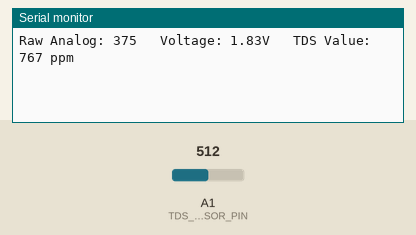
Recording of a sketch running on a simulated Arduino Uno, built with avr-gcc and run on an emulated ATmega328P. On the bench: the last lines printed to the serial monitor. The test bench sets the inputs (shaded band); at power-on: A1 (TDS_SENSOR_PIN) = 512.

Above: at 1.2 s.
1.3 s: A1 (TDS_SENSOR_PIN) set to 716
At 2.3 s:
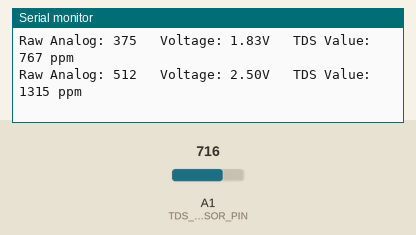
2.8 s: A1 (TDS_SENSOR_PIN) set to 810
At 3.9 s:
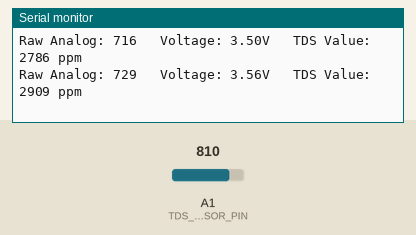
Timing chart, 0 to 5.8 s (numbered marks = the images above; inputs shaded):
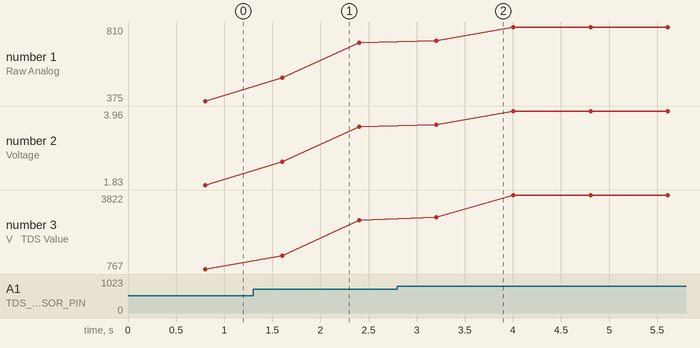

Measured:
- after the input at 2.8 s, the serial monitor: prints a new line after 0.41 s (image 2)
- plotted number 1: 375 → 716 after the input at 1.3 s, 716 → 810 after the input at 2.8 s
- plotted number 2: 1.83 → 3.5 after the input at 1.3 s, 3.5 → 3.96 after the input at 2.8 s
- plotted number 3: 767 → 2786 after the input at 1.3 s, 2786 → 3822 after the input at 2.8 s

The sketch:

TDS_Module_Code.ino
```cpp
/*
  TDS (Total Dissolved Solids) Sensor Reader

  This sketch reads the value from a gravity-style analog TDS sensor and
  displays the TDS value in Parts Per Million (PPM) on the Serial Monitor.

  Connections:
  - TDS Sensor VCC to Arduino 5V
  - TDS Sensor GND to Arduino GND
  - TDS Sensor Analog Output (A/S) to Arduino A1
*/

// Define the analog pin where the TDS sensor is connected.
#define TDS_SENSOR_PIN A1

// Voltage reference for the ADC (Analog-to-Digital Converter).
// 5.0V for Arduino Uno.
#define VREF 5.0

// Number of samples to take for averaging. This helps to get a more stable reading.
#define SCOUNT 30

// Array to store the analog readings for averaging.
int analogBuffer[SCOUNT];

// Index for the circular buffer.
int analogBufferIndex = 0;

// Variables to hold the current and average analog values.
float averageVoltage = 0;
float tdsValue = 0;

void setup() {
  // Start serial communication at 9600 baud rate for debugging.
  Serial.begin(9600);

  // Set the pin mode for the sensor pin.
  pinMode(TDS_SENSOR_PIN, INPUT);
}

void loop() {
  static unsigned long analogSampleTimepoint = millis();

  // Take a reading every 40 milliseconds.
  if (millis() - analogSampleTimepoint > 40U) {
    analogSampleTimepoint = millis();
    // Store the current reading in the buffer.
    analogBuffer[analogBufferIndex] = analogRead(TDS_SENSOR_PIN);
    // Increment the buffer index.
    analogBufferIndex++;
    // If the buffer is full, reset the index to 0 to overwrite old values.
    if (analogBufferIndex == SCOUNT) {
      analogBufferIndex = 0;
    }
  }

  static unsigned long printTimepoint = millis();

  // Print the calculated TDS value to the serial monitor every 800 milliseconds.
  if (millis() - printTimepoint > 800U) {
    printTimepoint = millis();

    // Create a temporary buffer to sort the readings for noise reduction.
    int tempBuffer[SCOUNT];
    for(int i=0; i<SCOUNT; i++) {
      tempBuffer[i] = analogBuffer[i];
    }

    // Sort the temporary buffer using a simple bubble sort.
    for (int i = 0; i < SCOUNT - 1; i++) {
      for (int j = 0; j < SCOUNT - i - 1; j++) {
        if (tempBuffer[j] > tempBuffer[j + 1]) {
          int temp = tempBuffer[j];
          tempBuffer[j] = tempBuffer[j + 1];
          tempBuffer[j + 1] = temp;
        }
      }
    }

    // Calculate the average of the middle range of values from the *sorted* buffer to reject outliers.
    unsigned long avgValue = 0;
    for (int i = SCOUNT/4; i < SCOUNT*3/4; i++) {
      avgValue += tempBuffer[i];
    }
    float averageAnalog = (float)avgValue / (SCOUNT / 2);

    // Convert the analog reading to voltage.
    averageVoltage = averageAnalog * VREF / 1024.0;

    // Convert voltage to TDS value (PPM)
    // This formula is a common approximation for many generic TDS sensors and assumes a water temperature of 25°C.
    // For accurate readings, you MUST calibrate your sensor with a standard TDS solution.
    float compensationCoefficient=1.0+0.02*(25.0-25.0); // Temperature compensation (set to 25C for simplicity)
    float compensationVoltage=averageVoltage/compensationCoefficient;

    tdsValue = (133.42 * compensationVoltage * compensationVoltage * compensationVoltage - 255.86 * compensationVoltage * compensationVoltage + 857.39 * compensationVoltage) * 0.5;

    // Print the results to the Serial Monitor.
    // The Raw Analog value is useful for debugging. If this is 0, check your wiring.
    Serial.print("Raw Analog: ");
    Serial.print(averageAnalog, 0);
    Serial.print("   ");
    Serial.print("Voltage: ");
    Serial.print(averageVoltage, 2);
    Serial.print("V   ");
    Serial.print("TDS Value: ");
    Serial.print(tdsValue, 0);
    Serial.println(" ppm");
  }
}
```
